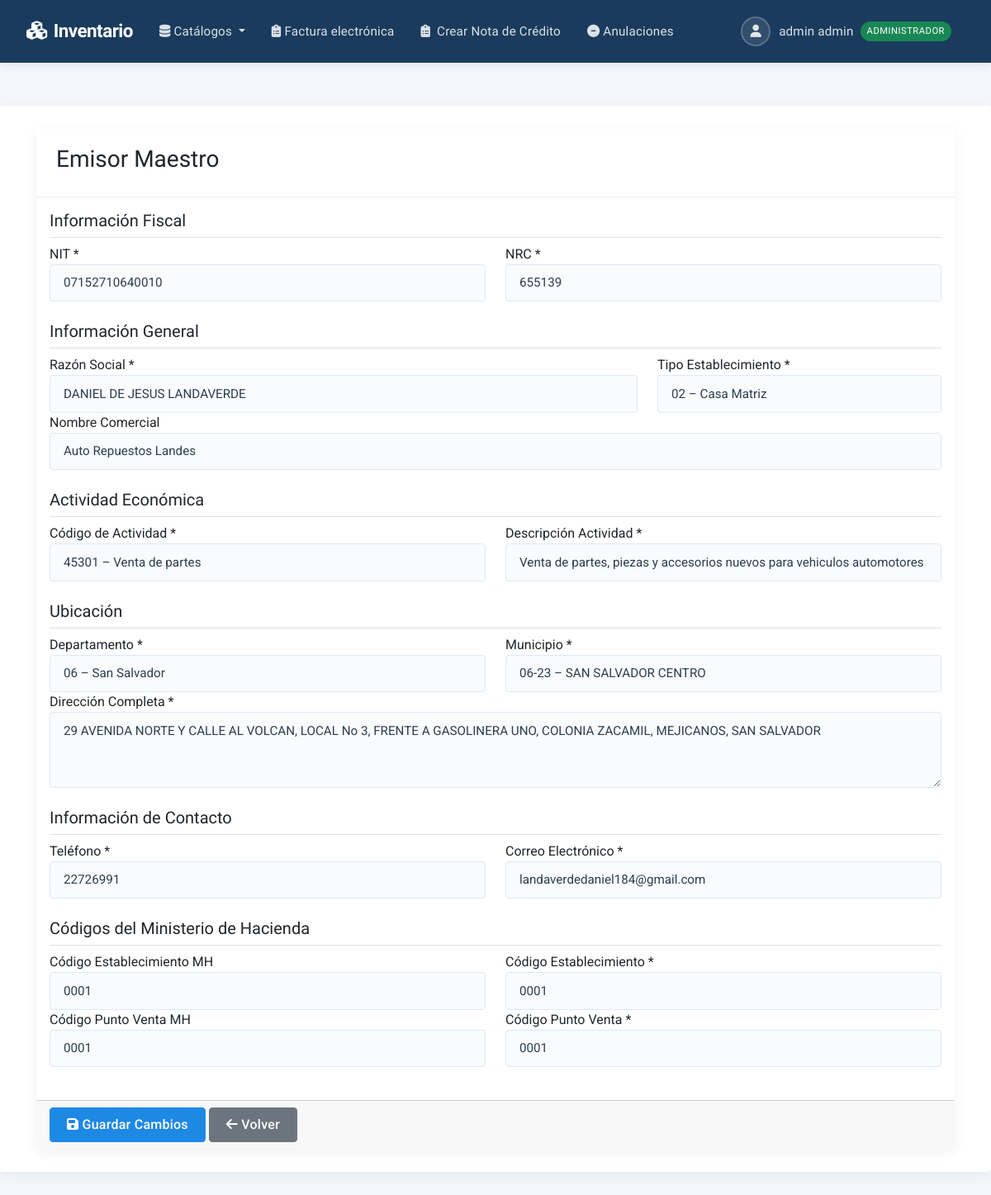
The app's page /dte/emisor-maestro/ (signed in) with its own data.
### productos/models.py (models this page shows, shortened)
class Usuario(AbstractUser):
    rol = models.ForeignKey(
        Rol, on_delete=models.SET_NULL,
        null=True, verbose_name='Rol',
        default=get_default_rol  # NUEVO: Rol por defecto
    )
    dui = models.CharField('DUI', max_length=9, unique=True)
    SEXO_CHOICES = [('M','Masculino'), ('F','Femenino')]
    sexo = models.CharField('Sexo', max_length=1, choices=SEXO_CHOICES)
    edad = models.PositiveIntegerField('Edad', null=True, blank=True)
    telefono = models.CharField('Teléfono', max_length=20, blank=True)
    activo = models.BooleanField('Usuario Activo', default=False,
                               help_text='Solo usuarios activos pueden acceder al sistema')
    REQUIRED_FIELDS = ['email', 'first_name', 'last_name', 'dui']
    def puede_acceder(self):
        return (
            self.is_authenticated and  # Debe estar autenticado
            self.is_active and         # Cuenta activa en Django
            self.activo and           # Campo personalizado activo
            self.rol and              # Debe tener un rol asignado
            self.rol.nombre == 'administrador'  # Solo administradores
        )

class Rol(models.Model):
    nombre = models.CharField('Nombre del rol', max_length=50)

### dte/models.py (models this page shows, shortened)
class Emisor(models.Model):
    nit = models.CharField(
        max_length=14,
        validators=[
            RegexValidator(
                regex=r"^(\d{9}|\d{14})$",
                message="NIT debe tener 9 o 14 dígitos."
            )
        ]
    )
    nrc = models.CharField(
        max_length=8,
        validators=[
            RegexValidator(
                regex=r"^[0-9]{1,8}$",
                message="NRC debe tener entre 2 y 8 dígitos."
            )
        ]
    )
    nombre = models.CharField(max_length=250)
    codActividad = models.ForeignKey(
        ActividadEconomica,
        on_delete=models.PROTECT,
        verbose_name="Código de Actividad Económica"
    )
    descActividad = models.CharField(
        max_length=150,
        validators=[MinLengthValidator(5)]
    )
    nombreComercial = models.CharField(
        max_length=150,
        null=True,
        blank=True,
        validators=[MinLengthValidator(5)]
    )
    tipoEstablecimiento = models.ForeignKey(
        TipoEstablecimiento,
        on_delete=models.PROTECT
    )
    departamento = models.ForeignKey(
        Departamento,
        on_delete=models.PROTECT
    )
    municipio = models.ForeignKey(
        Municipio,
        on_delete=models.PROTECT
    )
    complemento = models.CharField(max_length=200)
    telefono = models.CharField(
        max_length=30,
        validators=[
            RegexValidator(
                regex=r"^\+?[\d\s\-]{8,30}$",
                message="Teléfono inválido."
            )
        ]
    )
    correo = models.EmailField(
        max_length=100,
        validators=[EmailValidator(message="Correo inválido.")]
    )
    codEstableMH = models.CharField(max_length=4, null=True, blank=True)
    codEstable = models.CharField(max_length=4, null=True, blank=True)
    codPuntoVentaMH = models.CharField(max_length=4, null=True, blank=True)
    codPuntoVenta = models.CharField(max_length=15, null=True, blank=True)
    class Meta:
        db_table = "dte_emisor"
        verbose_name = "Emisor"
        verbose_name_plural = "Emisores"

### dte/views.py (the view)
# urls.py: path('emisor-maestro/', views.emisor_maestro_view, name='emisor_maestro'),
@login_required
def emisor_maestro_view(request):
    try:
        emisor = _emisor_maestro()
        if not emisor:
            emisor = Emisor()
    except:
        emisor = Emisor()
    if request.method == 'POST':
        from .forms import EmisorMaestroForm
        form = EmisorMaestroForm(request.POST, instance=emisor)
        if form.is_valid():
            form.save()
            messages.success(request, 'Datos del emisor actualizados correctamente')
            return redirect('dte:emisor_maestro')
        else:
            messages.error(request, 'Hay errores en el formulario')
    else:
        from .forms import EmisorMaestroForm
        form = EmisorMaestroForm(instance=emisor)
    context = {
        'form': form,
        'emisor': emisor,
        'titulo': 'Emisor Maestro'
    }
    return render(request, 'dte/emisor_maestro.html', context)

### dte/templates/dte/emisor_maestro.html (shortened to what this page needs)
{% extends 'productos/base.html' %}
{% load static %}
{% block content %}
<div class="container-fluid">
    <div class="row">
        <div class="col-12">
            <div class="card">
                <div class="card-header">
                    <h3 class="card-title">{{ titulo }}</h3>
                </div>
                <form method="post" id="emisorForm">
                    <div class="card-body">
                        <div class="row mb-4">
                            <div class="col-12">
                                <h5 class="border-bottom pb-2">Información Fiscal</h5>
                            </div>
                            <div class="col-md-6">
                                <div class="form-group">
                                    <label for="{{ form.nit.id_for_label }}">NIT *</label>
                                    {{ form.nit }}
                                </div>
                            </div>
                            <div class="col-md-6">
                                <div class="form-group">
                                    <label for="{{ form.nrc.id_for_label }}">NRC *</label>
                                    {{ form.nrc }}
                                </div>
                            </div>
                        </div>
                        <div class="row mb-4">
                            <div class="col-12">
                                <h5 class="border-bottom pb-2">Información General</h5>
                            </div>
                            <div class="col-md-8">
                                <div class="form-group">
                                    <label for="{{ form.nombre.id_for_label }}">Razón Social *</label>
                                    {{ form.nombre }}
                                </div>
                            </div>
                            <div class="col-md-4">
                                <div class="form-group">
                                    <label for="{{ form.tipoEstablecimiento.id_for_label }}">Tipo Establecimiento *</label>
                                    {{ form.tipoEstablecimiento }}
                                </div>
                            </div>
                            <div class="col-md-12">
                                <div class="form-group">
                                    <label for="{{ form.nombreComercial.id_for_label }}">Nombre Comercial</label>
                                    {{ form.nombreComercial }}
                                </div>
                            </div>
                        </div>
                        <div class="row mb-4">
                            <div class="col-12">
                                <h5 class="border-bottom pb-2">Actividad Económica</h5>
                            </div>
                            <div class="col-md-6">
                                <div class="form-group">
                                    <label for="{{ form.codActividad.id_for_label }}">Código de Actividad *</label>
                                    {{ form.codActividad }}
                                </div>
                            </div>
                            <div class="col-md-6">
                                <div class="form-group">
                                    <label for="{{ form.descActividad.id_for_label }}">Descripción Actividad *</label>
                                    {{ form.descActividad }}
                                </div>
                            </div>
                        </div>
                        <div class="row mb-4">
                            <div class="col-12">
                                <h5 class="border-bottom pb-2">Ubicación</h5>
                            </div>
                            <div class="col-md-6">
                                <div class="form-group">
                                    <label for="{{ form.departamento.id_for_label }}">Departamento *</label>
                                    {{ form.departamento }}
                                </div>
                            </div>
                            <div class="col-md-6">
                                <div class="form-group">
                                    <label for="{{ form.municipio.id_for_label }}">Municipio *</label>
                                    {{ form.municipio }}
                                </div>
                            </div>
                            <div class="col-md-12">
                                <div class="form-group">
                                    <label for="{{ form.complemento.id_for_label }}">Dirección Completa *</label>
                                    {{ form.complemento }}
                                </div>
                            </div>
                        </div>
                        <div class="row mb-4">
                            <div class="col-12">
                                <h5 class="border-bottom pb-2">Información de Contacto</h5>
                            </div>
                            <div class="col-md-6">
                                <div class="form-group">
                                    <label for="{{ form.telefono.id_for_label }}">Teléfono *</label>
                                    {{ form.telefono }}
                                </div>
                            </div>
                            <div class="col-md-6">
                                <div class="form-group">
                                    <label for="{{ form.correo.id_for_label }}">Correo Electrónico *</label>
                                    {{ form.correo }}
                                </div>
                            </div>
                        </div>
                        <div class="row mb-4">
                            <div class="col-12">
                                <h5 class="border-bottom pb-2">Códigos del Ministerio de Hacienda</h5>
                            </div>
                            <div class="col-md-6">
                                <div class="form-group">
                                    <label for="{{ form.codEstableMH.id_for_label }}">Código Establecimiento MH</label>
                                    {{ form.codEstableMH }}
                                </div>
                            </div>
                            <div class="col-md-6">
                                <div class="form-group">
                                    <label for="{{ form.codEstable.id_for_label }}">Código Establecimiento *</label>
                                    {{ form.codEstable }}
                                </div>
                            </div>
                            <div class="col-md-6">
                                <div class="form-group">
                                    <label for="{{ form.codPuntoVentaMH.id_for_label }}">Código Punto Venta MH</label>
                                    {{ form.codPuntoVentaMH }}
                                </div>
                            </div>
                            <div class="col-md-6">
                                <div class="form-group">
                                    <label for="{{ form.codPuntoVenta.id_for_label }}">Código Punto Venta *</label>
                                    {{ form.codPuntoVenta }}
                                </div>
                            </div>
                        </div>
                    </div>
                    <div class="card-footer">
                        <button type="submit" class="btn btn-primary">
                            <i class="fas fa-save"></i> Guardar Cambios
                        </button>
                        <a href="{% url 'dte:factura_list' %}" class="btn btn-secondary">
                            <i class="fas fa-arrow-left"></i> Volver
                        </a>
                    </div>
                </form>
            </div>
        </div>
    </div>
</div>
<link href="https://cdn.jsdelivr.net/npm/tom-select@2.2.2/dist/css/tom-select.css" rel="stylesheet">
{% endblock %}

### productos/templates/productos/base.html (shortened to what this page needs)
<!DOCTYPE html>
<html lang="es" class="h-100">
<head>
    <link rel="stylesheet" href="https://cdn.datatables.net/2.3.2/css/dataTables.bootstrap5.css">
    <link href="https://cdn.jsdelivr.net/npm/bootstrap@5.3.0/dist/css/bootstrap.min.css" rel="stylesheet">
    <link rel="stylesheet" href="https://cdnjs.cloudflare.com/ajax/libs/font-awesome/6.4.0/css/all.min.css">
    <link rel="stylesheet" href="https://cdnjs.cloudflare.com/ajax/libs/tom-select/2.4.3/css/tom-select.bootstrap5.min.css" />
</head>
<body class="d-flex flex-column min-vh-100">
    <nav class="navbar navbar-expand-lg navbar-dark">
        <div class="container-fluid">
            <a class="navbar-brand" href="{% url 'home' %}">
                <i class="fas fa-cubes me-2"></i>Inventario
            </a>
            <div class="collapse navbar-collapse" id="navbarMain">
                <ul class="navbar-nav me-auto">
                    {% if user.is_authenticated %}
                    <li class="nav-item dropdown">
                        <a class="nav-link dropdown-toggle" href="#" data-bs-toggle="dropdown">
                            <i class="fas fa-database me-1"></i>Catálogos
                        </a>
                    </li>
                    <li class="nav-item">
                        <a class="nav-link" href="{% url 'dte:factura_list' %}">
                            <i class="fas fa-clipboard-list me-1"></i>Factura electrónica
                        </a>
                    </li>
                    <li class="nav-item">
                        <a class="nav-link" href="{% url 'dte:crear_nota_credito' %}">
                            <i class="fas fa-clipboard-list me-1"></i> Crear Nota de Crédito
                        </a>
                    </li>
                    <li class="nav-item">
                        <a class="nav-link" href="{% url 'dte:anulacion_list' %}">
                            <i class="fas fa-minus-circle"></i> Anulaciones
                        </a>
                    </li>
                    {% endif %}
                </ul>
                <ul class="navbar-nav">
                    {% if user.is_authenticated %}
                    <li class="nav-item dropdown">
                        <a class="nav-link dropdown-toggle user-dropdown" href="#" data-bs-toggle="dropdown">
                            <span class="user-avatar">
                                <i class="fas fa-user"></i>
                            </span>
                            {{ user.first_name }} {{ user.last_name }}
                            {% if user.rol %}
                                {% if user.puede_acceder %}
                                    <span class="badge-role bg-success">{{ user.rol.nombre }}</span>
                                {% else %}
                                    <span class="badge-role bg-warning">{{ user.rol.nombre }} (Sin acceso)</span>
                                {% endif %}
                            {% else %}
                                <span class="badge-role bg-danger">Sin rol</span>
                            {% endif %}
                        </a>
                    </li>
                    {% endif %}
                </ul>
            </div>
        </div>
    </nav>
    <div class="main-content">
        <div class="container">
            {% block content %}{% endblock %}
        </div>
    </div>
</body>
</html>

### records on screen
Usuario: first_name "admin", last_name "admin", rol.nombre "ADMINISTRADOR"
Emisor: nit "07152710640010", nrc "655139", nombre "DANIEL DE JESUS LANDAVERDE", tipoEstablecimiento "02 – Casa Matriz", nombreComercial "Auto Repuestos Landes", codActividad "45301 – Venta de partes", descActividad "Venta de partes, piezas y accesorios nuevos para vehiculos automotores", departamento "06 – San Salvador", municipio "06-23 – SAN SALVADOR CENTRO", complemento "29 AVENIDA NORTE Y CALLE AL VOLCAN, LOCAL No 3, FRENTE A GASOLINERA UNO, COLONIA ZACAMIL, MEJICANOS, SAN SALVADOR", telefono "22726991", correo "landaverdedaniel184@gmail.com", codEstableMH "0001", codEstable "0001", codPuntoVentaMH "0001", codPuntoVenta "0001"

### other values on screen
{{ titulo }} "Emisor Maestro"
